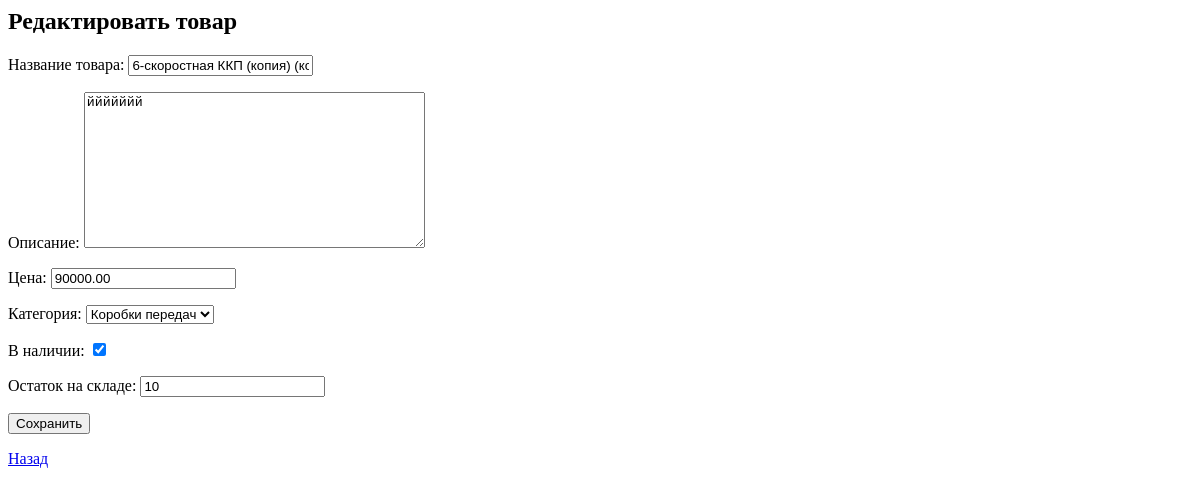
/edit/58/, run on an earlier commit of the app's database.
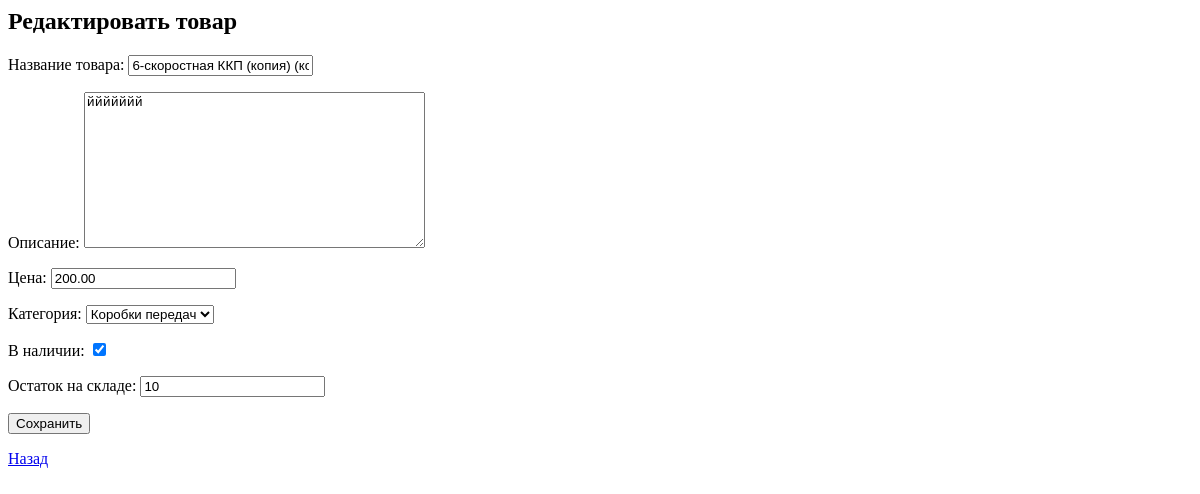
And on a later commit of the database.
### products/models.py (models this page shows, shortened)
class Product(models.Model):
    name = models.CharField(max_length=255, verbose_name="Название товара")
    description = models.TextField(verbose_name="Описание")
    price = models.DecimalField(max_digits=10, decimal_places=2, verbose_name="Цена")
    category = models.ForeignKey(Category, on_delete=models.CASCADE, verbose_name="Категория", related_name="products")
    stock = models.PositiveIntegerField(verbose_name="Остаток на складе")
    image = models.ImageField(upload_to='product_images/', verbose_name="Изображение")
    available = models.BooleanField(default=True, verbose_name="В наличии")
    speed_count = models.IntegerField(choices=[(6, "6 скоростей"), (9, "9 скоростей"), (12, "12 скоростей")], null=True, blank=True, verbose_name="Число передач")
    created_at = models.DateTimeField(default=timezone.now, verbose_name="Дата создания")
    objects = ProductManager()
    class Meta:
        verbose_name = "Товар"
        verbose_name_plural = "Товары"
        ordering = ['-created_at','price']

class Category(models.Model):
    name = models.CharField(max_length=255, verbose_name="Название категории")
    class Meta:
        verbose_name = "Категория"
        verbose_name_plural = "Категории"
    def __str__(self):
        return self.name

### products/views.py (the view)
# urls.py: path('edit/<int:pk>/', views.product_update, name='product_edit'),
def product_update(request, pk):
    product = get_object_or_404(Product, pk=pk)
    form = ProductForm(request.POST or None, instance=product)
    if form.is_valid():
        form.save()
        return redirect('product_list')
    return render(request, 'products/product_form.html', {'form': form})

### products/forms.py
class ProductForm(forms.ModelForm):
    class Meta:
        model = Product
        fields = ['name', 'description', 'price', 'category', 'available', 'stock']

### templates/products/product_form.html (shortened to what this page needs)
<h2>{% if form.instance.pk %}Редактировать{% else %}Добавить{% endif %} товар</h2>
<form method="post">
  {{ form.as_p }}
  <button type="submit">Сохранить</button>
</form>
<a href="{% url 'product_list' %}">Назад</a>

What changed in the data, as far as the page shows it:
changed Product "ййййййй": price "90000.00" → "200.00"
